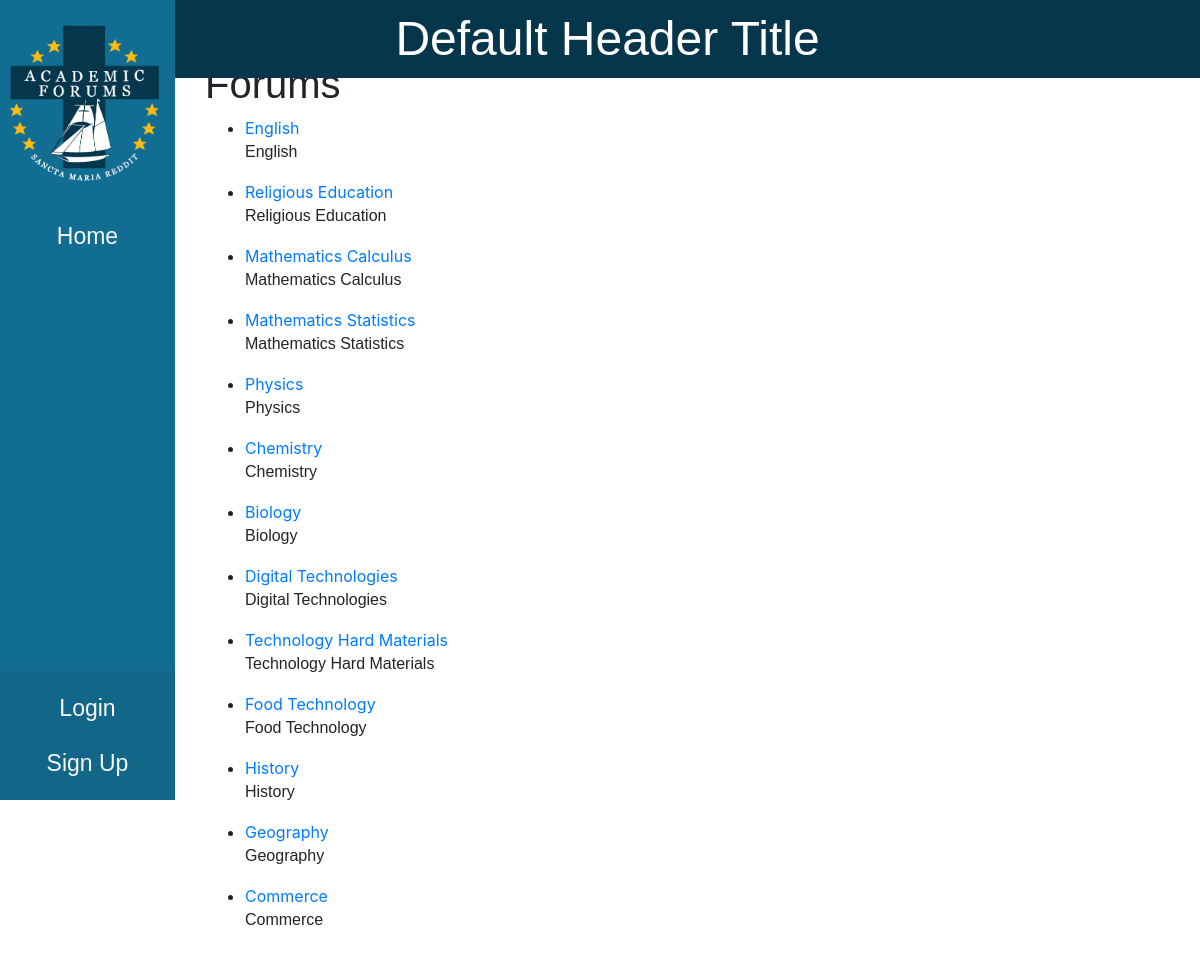
The page /forums on the database its author committed.
### website/models.py (models this page shows)
class Forum(db.Model):
    id = db.Column(db.Integer, primary_key=True)
    title = db.Column(db.String(150), unique=True, nullable=False)
    description = db.Column(db.Text, nullable=True)
    posts = db.relationship('Post', backref='forum', lazy=True, cascade='all, delete-orphan')
    users = db.relationship('User', secondary=user_forum_association, back_populates='forums')

### website/forums.py (the view)
@forums.route('/forums')
def forum_home():
    forums = Forum.query.all()
    return render_template('forums.html', forums=forums, user=current_user)

### website/templates/forums.html (shortened to what this page needs)
{% extends 'base.html' %}
{% block content %}
  <div class="content-container">
    <div class="main-content">
      <div class="container">
        <h1>Forums</h1>
        <ul>
          {% for forum in forums %}
            <li>
              <a href="{{ url_for('forums.view_forum', forum_title=forum.title) }}">{{ forum.title }}</a>
              <p>{{ forum.description }}</p>
            </li>
          {% endfor %}
        </ul>
      </div>
    </div>
  </div>
{% endblock %}

### website/static/main.css (style rules this page uses)
h1 { font-family: Arial, Helvetica, sans-serif; }
p { font-family: Arial, Helvetica, sans-serif; }
html, body { height: 100%; margin: 0; }
body { display: flex; flex-direction: column; }
.main-content { flex: 1; }
.content-container { display: flex; }

### rows shown on the page
Forum: title "English", description "English"
Forum: title "Religious Education", description "Religious Education"
Forum: title "Mathematics Calculus", description "Mathematics Calculus"
Forum: title "Mathematics Statistics", description "Mathematics Statistics"
Forum: title "Physics", description "Physics"
Forum: title "Chemistry", description "Chemistry"
Forum: title "Biology", description "Biology"
Forum: title "Digital Technologies", description "Digital Technologies"
Forum: title "Technology Hard Materials", description "Technology Hard Materials"
Forum: title "Food Technology", description "Food Technology"
Forum: title "History", description "History"
Forum: title "Geography", description "Geography"
Forum: title "Commerce", description "Commerce"
